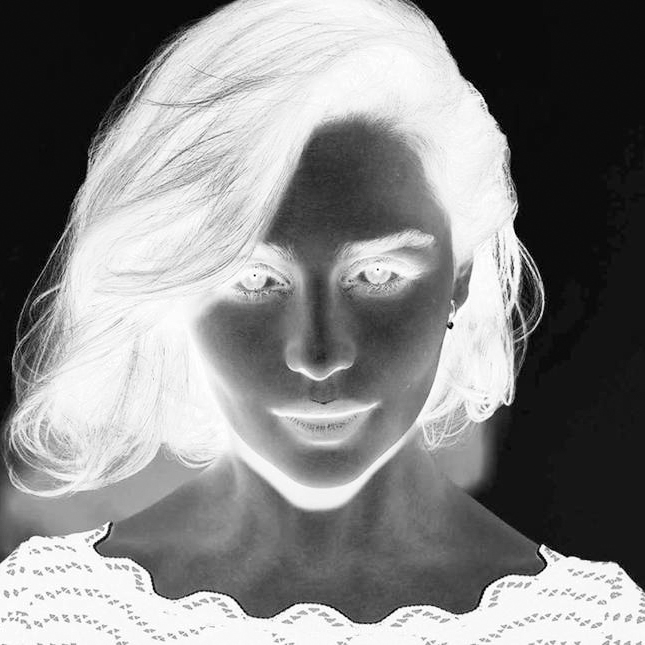
#> input picture X2/1.jpg, 645 x 645 px
$ python 1.py
#> lines starting #> are read from the running program, lines starting #| are printed output that depends on the picture
import cv2
import numpy as np
x = cv2.imread('1.jpg')
#> x is the input picture: shape (645, 645, 3); min 0, max 255, mean 133.8
x = cv2.cvtColor(x,cv2.COLOR_RGB2GRAY)
#> x: shape (645, 645)
x = 255-x
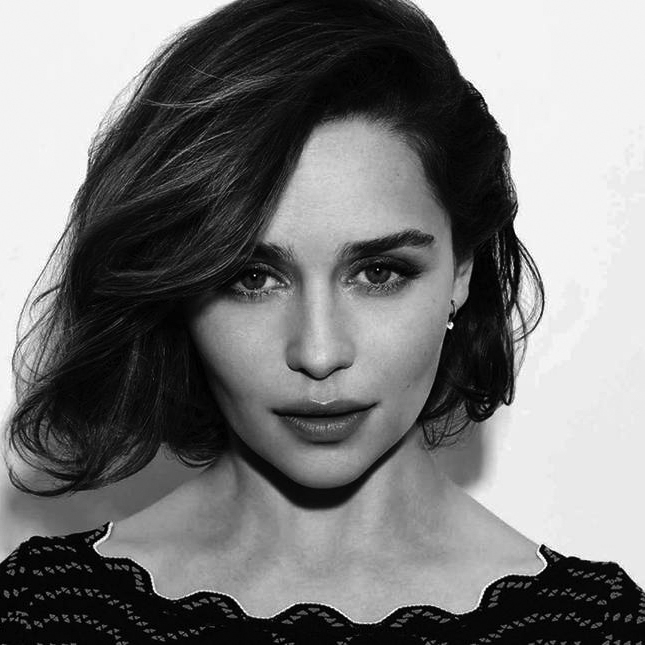
#> x: shape (645, 645); min 0, max 255, mean 121.2
x=cv2.resize(x,(300,300))
#> x: shape (300, 300)
y = cv2.imread('2.jpg')
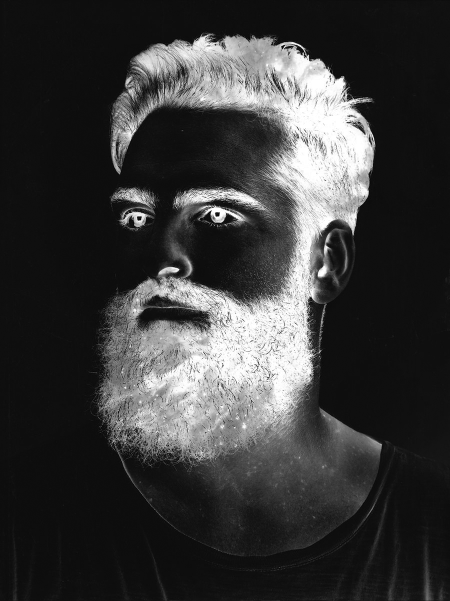
#> input picture X2/2.jpg, 900 x 1202 px (shown at 1/2 size)
#> y is the input picture: shape (1202, 900, 3); min 0, max 255, mean 57.7
y = cv2.cvtColor(y,cv2.COLOR_RGB2GRAY)
#> y: shape (1202, 900)
y = 255-y
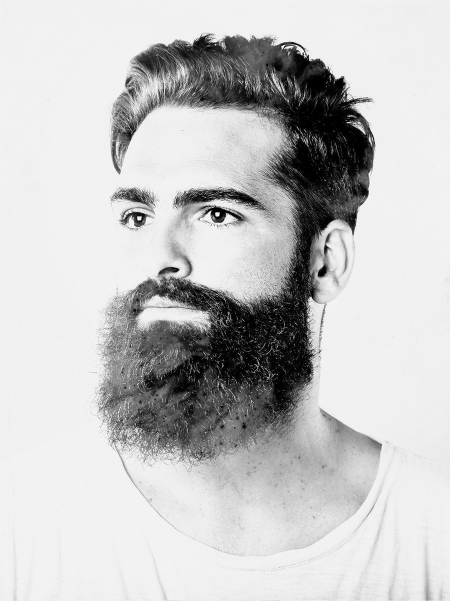
#> y: shape (1202, 900) (shown at 1/2 size); min 0, max 255, mean 197.3
y=cv2.resize(y,(300,300))
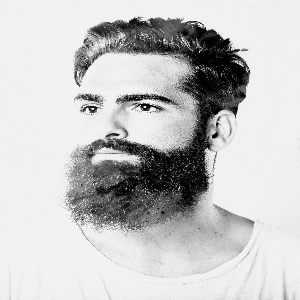
#> y: shape (300, 300); min 0, max 255, mean 197.2
xy=np.concatenate((x,y))
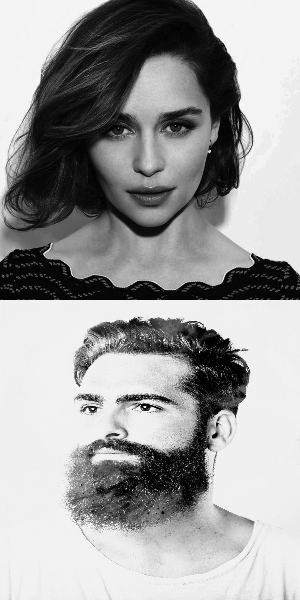
#> xy: shape (600, 300); min 0, max 255, mean 159.1
cv2.imshow('x2', xy)
cv2.waitKey()
